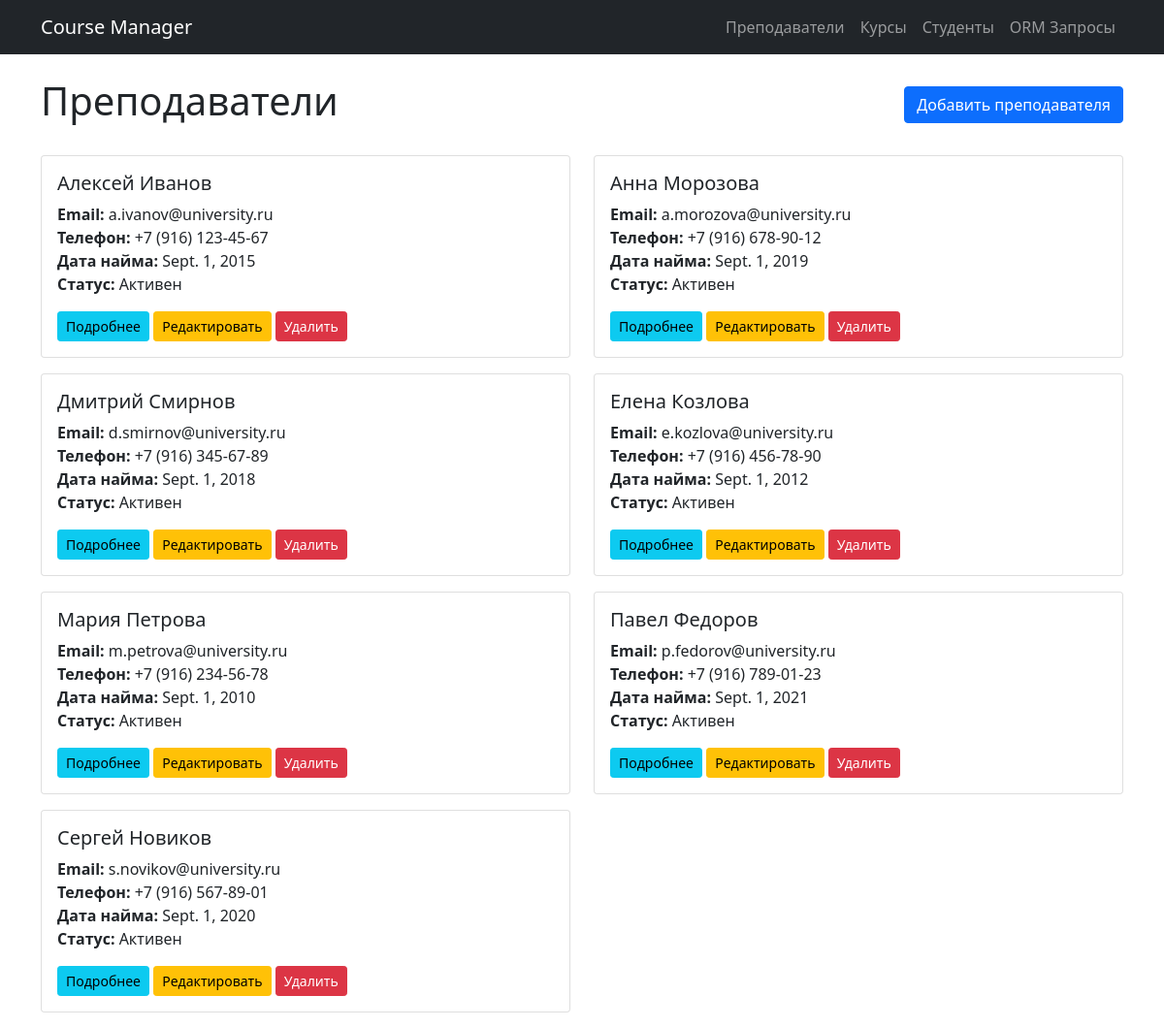
The page /schedule/teachers/ on the database its author committed.
### schedule/models.py (models this page shows, shortened)
class Teacher(models.Model):
    first_name = models.CharField(
        max_length=50,
        verbose_name="Имя",
        db_index=True
    )
    last_name = models.CharField(
        max_length=50,
        verbose_name="Фамилия",
        db_index=True
    )
    patronymic = models.CharField(
        max_length=50,
        blank=True,
        null=True,
        verbose_name="Отчество"
    )
    email = models.EmailField(
        unique=True,
        verbose_name="Email",
        help_text="Уникальный email преподавателя"
    )
    phone = models.CharField(
        max_length=20,
        blank=True,
        null=True,
        verbose_name="Телефон"
    )
    hire_date = models.DateField(
        verbose_name="Дата найма"
    )
    is_active = models.BooleanField(
        default=True,
        verbose_name="Активен"
    )
    created_at = models.DateTimeField(
        auto_now_add=True,
        verbose_name="Дата создания"
    )
    updated_at = models.DateTimeField(
        auto_now=True,
        verbose_name="Дата обновления"
    )
    class Meta:
        verbose_name = "Преподаватель"
        verbose_name_plural = "Преподаватели"
        ordering = ['first_name', 'last_name', 'patronymic']
        unique_together = ['last_name', 'first_name', 'patronymic']

### schedule/views.py (the view)
# urls.py: path('teachers/', views.TeacherListView.as_view(), name='teacher_list'),
class TeacherListView(ListView):
    model = Teacher
    template_name = 'schedule/teacher_list.html'
    context_object_name = 'teachers'
    paginate_by = 10

### schedule/templates/schedule/teacher_list.html (shortened to what this page needs)
{% extends 'schedule/base.html' %}
{% block content %}
<div class="d-flex justify-content-between align-items-center mb-4">
    <h1>Преподаватели</h1>
    <a href="{% url 'schedule:teacher_create' %}" class="btn btn-primary">Добавить преподавателя</a>
</div>
<div class="row">
    {% for teacher in teachers %}
    <div class="col-md-6 mb-3">
        <div class="card">
            <div class="card-body">
                <h5 class="card-title">{{ teacher.first_name }} {{ teacher.last_name }}</h5>
                <p class="card-text">
                    <strong>Email:</strong> {{ teacher.email }}<br>
                    <strong>Телефон:</strong> {{ teacher.phone|default:"Не указан" }}<br>
                    <strong>Дата найма:</strong> {{ teacher.hire_date }}<br>
                    <strong>Статус:</strong> {% if teacher.is_active %}Активен{% else %}Неактивен{% endif %}
                </p>
                <a href="{% url 'schedule:teacher_detail' teacher.pk %}" class="btn btn-info btn-sm">Подробнее</a>
                <a href="{% url 'schedule:teacher_update' teacher.pk %}" class="btn btn-warning btn-sm">Редактировать</a>
                <a href="{% url 'schedule:teacher_delete' teacher.pk %}" class="btn btn-danger btn-sm">Удалить</a>
            </div>
        </div>
    </div>
    {% empty %}
    <div class="col">
        <div class="alert alert-info">Преподаватели не найдены</div>
    </div>
    {% endfor %}
</div>
{% endblock %}

### rows shown on the page
Teacher: first_name "Алексей", last_name "Иванов", email "a.ivanov@university.ru", phone "+7 (916) 123-45-67", hire_date "Sept. 1, 2015", is_active "Активен"
Teacher: first_name "Анна", last_name "Морозова", email "a.morozova@university.ru", phone "+7 (916) 678-90-12", hire_date "Sept. 1, 2019", is_active "Активен"
Teacher: first_name "Дмитрий", last_name "Смирнов", email "d.smirnov@university.ru", phone "+7 (916) 345-67-89", hire_date "Sept. 1, 2018", is_active "Активен"
Teacher: first_name "Елена", last_name "Козлова", email "e.kozlova@university.ru", phone "+7 (916) 456-78-90", hire_date "Sept. 1, 2012", is_active "Активен"
Teacher: first_name "Мария", last_name "Петрова", email "m.petrova@university.ru", phone "+7 (916) 234-56-78", hire_date "Sept. 1, 2010", is_active "Активен"
Teacher: first_name "Павел", last_name "Федоров", email "p.fedorov@university.ru", phone "+7 (916) 789-01-23", hire_date "Sept. 1, 2021", is_active "Активен"
Teacher: first_name "Сергей", last_name "Новиков", email "s.novikov@university.ru", phone "+7 (916) 567-89-01", hire_date "Sept. 1, 2020", is_active "Активен"
